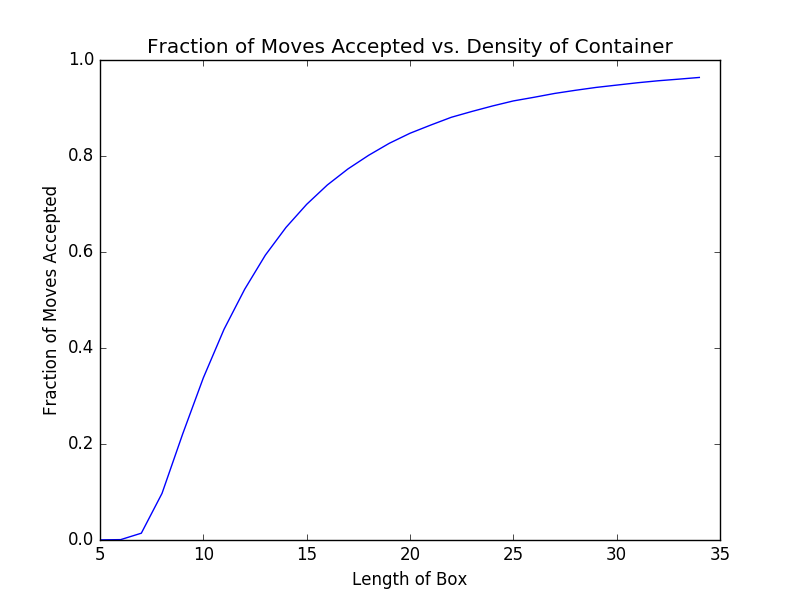

This figure's Python source:
# Calls the Monte Carlo Fluids Simulator a bunch of times
import os
import numpy as np
import matplotlib.pyplot as plt

def run_sims():
	l_sides = range(5,35)
	for i,l_side in enumerate(l_sides):
		with open('Input','w') as f:
			text = "Ncycle   Ninit   Npart   Linit   Temp\n \
			10000      10      256    .true.  2.0\nDeltax   Box \n \
			1.0      %d"%(l_side)
			f.write(text)
		os.system("..\Source\mc.exe >> 51-a.txt")
		os.system("cp radial radial%d"%i)

	fracs = parse_outputs() #fraction of moves accepted
	fracs = np.array(fracs)

	print(fracs)
	print(l_sides)
	# plot results
	plt.plot(l_sides,fracs)
	plt.xlabel("Length of Box")
	plt.ylabel("Fraction of Moves Accepted")
	plt.title("Fraction of Moves Accepted vs. Density of Container")
	plt.show()

def parse_outputs():
	#retrieve all the fractions of moves accepted from the simulation log file
	fracs = [] 
	with open('51-a.txt') as f:
		for row in f:
			if 'Frac' in row:
				tmp = row.split(' ')
				if 'E-' in tmp[-1]:
					#formatting case 1 - number is last element (minus the newline)
					fracs.append(float(tmp[-1][0:-1]))
				else:
					#formatting case 2
					#find numeric element of tmp
					for el in tmp:
						try:
							float(el)
							fracs.append(float(el))
							break
						except ValueError:
							continue
	return fracs

def main():
	run_sims()

if __name__ == "__main__":
	main()
